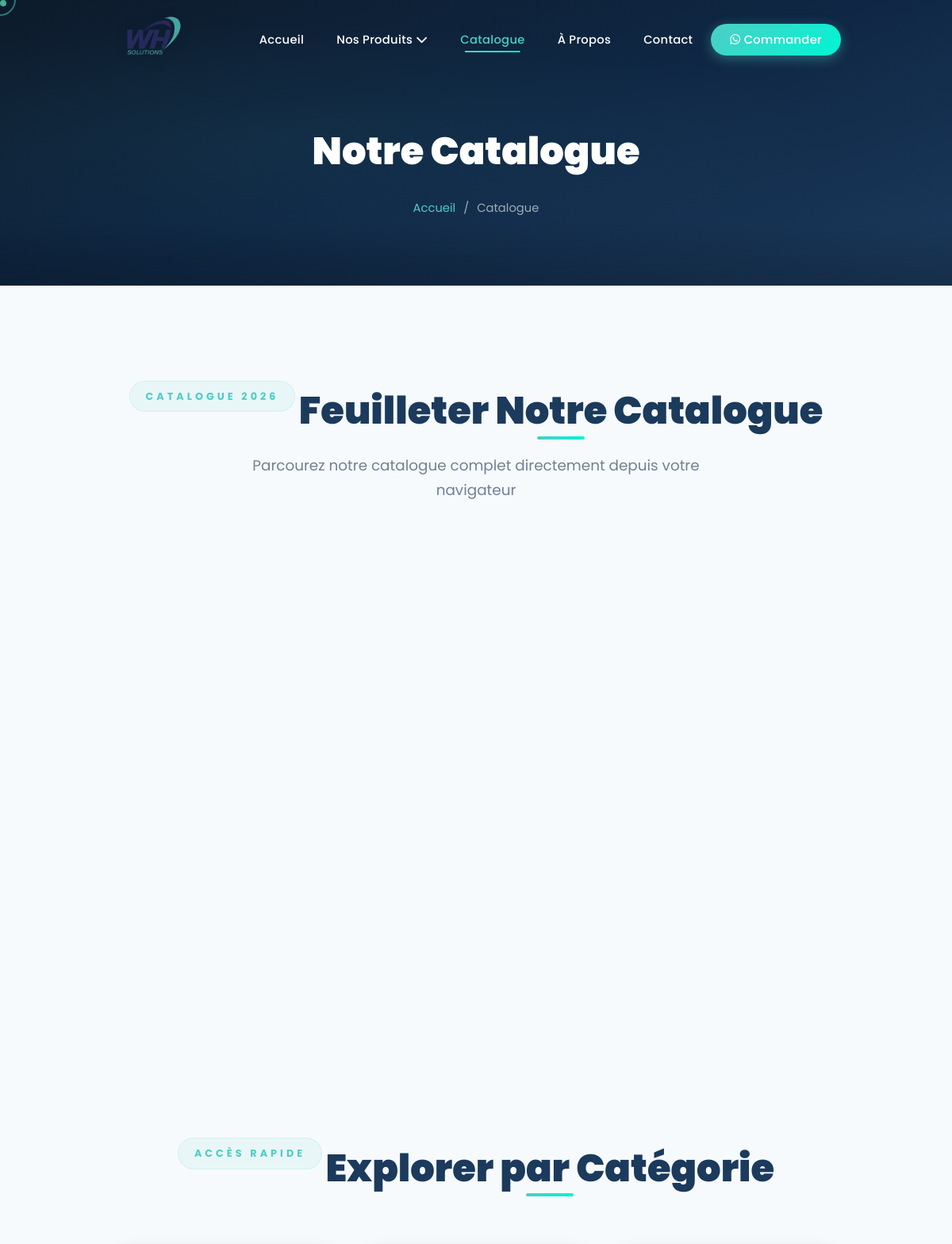
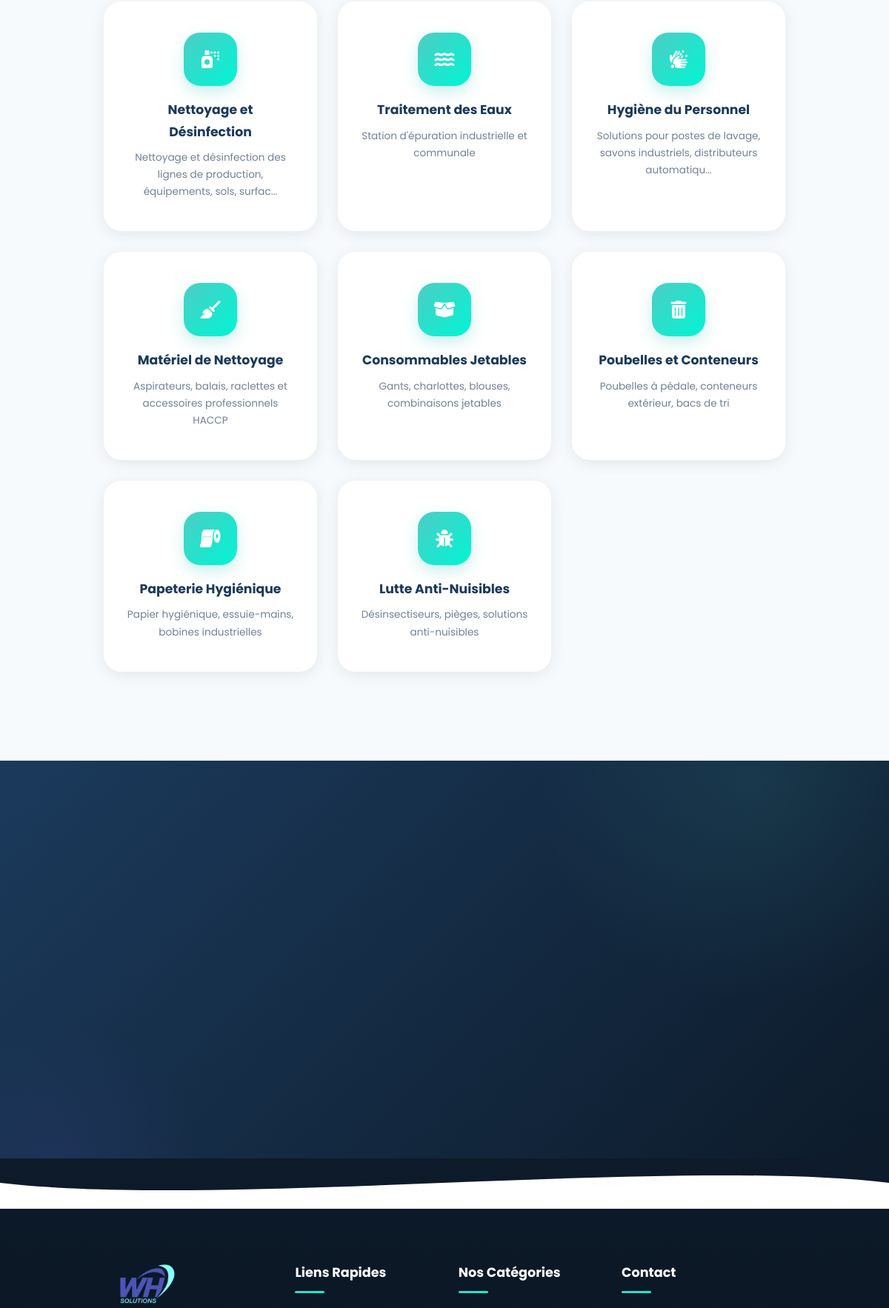
The page /catalogue.php (upper part) on the database its author committed (2 pictures, top to bottom).
### tables this page shows
CREATE TABLE categories (
    id INT AUTO_INCREMENT PRIMARY KEY,
    name VARCHAR(150) NOT NULL,
    slug VARCHAR(150) NOT NULL UNIQUE,
    description TEXT,
    icon VARCHAR(50) DEFAULT 'fas fa-box',
    sort_order INT DEFAULT 0,
    is_active TINYINT(1) DEFAULT 1,
    created_at TIMESTAMP DEFAULT CURRENT_TIMESTAMP
);

### includes/functions.php (called while the page is built, shortened)
<?php
function sanitize($data) {
    return htmlspecialchars(trim($data), ENT_QUOTES, 'UTF-8');
}
function getCategories($pdo, $activeOnly = true) {
    $sql = "SELECT * FROM categories";
    if ($activeOnly) $sql .= " WHERE is_active = 1";
    $sql .= " ORDER BY sort_order ASC";
    return $pdo->query($sql)->fetchAll();
}

### catalogue.php (the view, shortened to what this page needs)
<?php
require_once 'includes/functions.php';
$categories = getCategories($pdo);
require_once 'includes/header.php';
?>
<section class="page-header">
    <div class="container">
        <h1>Notre Catalogue</h1>
        <div class="breadcrumb">
            <a href="<?= SITE_URL ?>/">Accueil</a>
            <span>/</span>
            <span>Catalogue</span>
        </div>
    </div>
</section>
<section class="section catalogue-section">
    <div class="container">
        <div class="section-header">
            <span class="section-tag">Catalogue <?= date('Y') ?></span>
            <h2>Feuilleter Notre Catalogue</h2>
            <p>Parcourez notre catalogue complet directement depuis votre navigateur</p>
        </div>
        <div style="margin-top:80px;">
            <div class="section-header">
                <span class="section-tag">Accès rapide</span>
                <h2>Explorer par Catégorie</h2>
            </div>
            <div class="categories-grid" data-stagger>
                <?php foreach($categories as $cat): ?>
                <a href="products.php?category=<?= $cat['slug'] ?>" class="category-card">
                    <div class="cat-icon"><i class="<?= $cat['icon'] ?>"></i></div>
                    <h3><?= sanitize($cat['name']) ?></h3>
                    <p><?= sanitize(mb_strimwidth($cat['description'], 0, 80, '...')) ?></p>
                </a>
                <?php endforeach; ?>
            </div>
        </div>
    </div>
</section>
<section class="cta-section">
    <div class="container">
    </div>
</section>
<?php require_once 'includes/footer.php'; ?>

### rows shown on the page
categories: name "Nettoyage et Désinfection", description "Nettoyage et désinfection des lignes de production, équipements, sols, surfac..."
categories: name "Traitement des Eaux", description "Station d'épuration industrielle et communale"
categories: name "Hygiène du Personnel", description "Solutions pour postes de lavage, savons industriels, distributeurs automatiqu..."
categories: name "Matériel de Nettoyage", description "Aspirateurs, balais, raclettes et accessoires professionnels HACCP"
categories: name "Consommables Jetables", description "Gants, charlottes, blouses, combinaisons jetables"
categories: name "Poubelles et Conteneurs", description "Poubelles à pédale, conteneurs extérieur, bacs de tri"
categories: name "Papeterie Hygiénique", description "Papier hygiénique, essuie-mains, bobines industrielles"
categories: name "Lutte Anti-Nuisibles", description "Désinsectiseurs, pièges, solutions anti-nuisibles"
